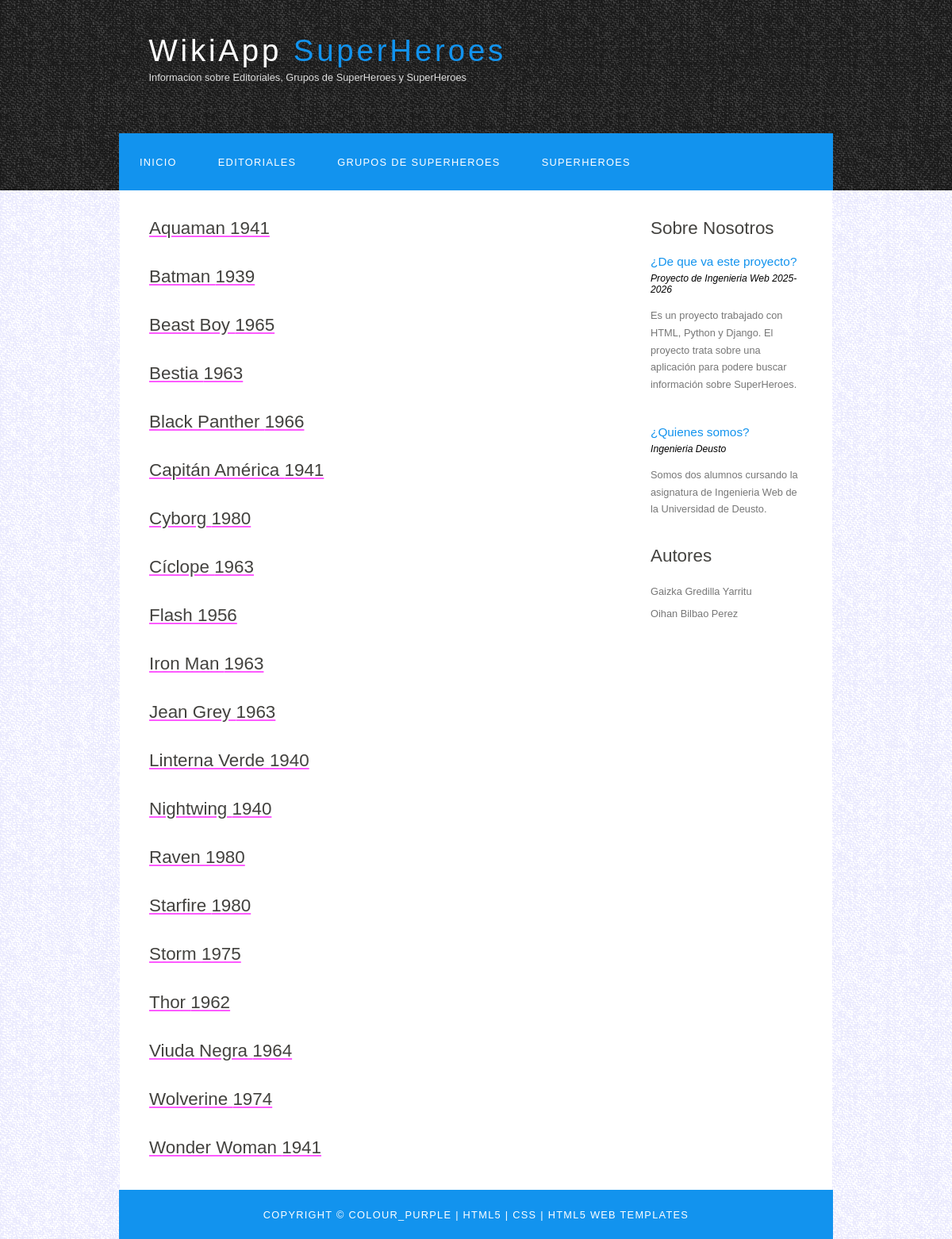
Page /WikiApp/listaSuperHeroes/ on the committed database.
### WikiApp/models.py (models this page shows, shortened)
class SuperHeroe(models.Model):
    nombre = models.CharField(max_length=50)
    poderes = models.CharField(max_length=100)
    Fnacimiento= models.PositiveIntegerField()
    imagenSuperHeroe = models.URLField(max_length=200, blank=True, null=True)

### WikiApp/views.py (the view)
# urls.py: path('listaSuperHeroes/', views.listaSuperHeroe.as_view(),name='listaSuperHeroes'),
class listaSuperHeroe(ListView):
    model= SuperHeroe
    template_name='listasuperheroes.html'
    context_object_name='superheroes_list'
    queryset=SuperHeroe.objects.order_by('nombre')

### WikiApp/templates/listasuperheroes.html
{% extends 'base.html' %}
{% block contenido %}
{% for superheroes in superheroes_list%}
<a href="{% url 'detallesuperheroes' superheroes.id%}">
    <h1> {{ superheroes.nombre }} {{superheroes.Fnacimiento}}</h1>
</a>
{% empty %}
    <p>No hay superheroes disponibles.</p>
{% endfor %}
{% endblock %}

### WikiApp/static/style.css (style rules this page uses)
html { height: 100%; }
* { margin: 0; padding: 0; }
body { font: normal .80em 'trebuchet ms', arial, sans-serif; background: #F0EFE2 url(background.png) repeat; color: #777; }
h1, h2, h3, h4, h5, h6 { font: normal 175% 'century gothic', arial, sans-serif; color: #43423F; margin: 0 0 15px 0; padding: 15px 0 5px 0; }
a, a:hover { outline: none; text-decoration: underline; color: #FD5BFF; }

### rows in the picture
SuperHeroe: nombre "Aquaman", Fnacimiento "1941"
SuperHeroe: nombre "Batman", Fnacimiento "1939"
SuperHeroe: nombre "Beast Boy", Fnacimiento "1965"
SuperHeroe: nombre "Bestia", Fnacimiento "1963"
SuperHeroe: nombre "Black Panther", Fnacimiento "1966"
SuperHeroe: nombre "Capitán América", Fnacimiento "1941"
SuperHeroe: nombre "Cyborg", Fnacimiento "1980"
SuperHeroe: nombre "Cíclope", Fnacimiento "1963"
SuperHeroe: nombre "Flash", Fnacimiento "1956"
SuperHeroe: nombre "Iron Man", Fnacimiento "1963"
SuperHeroe: nombre "Jean Grey", Fnacimiento "1963"
SuperHeroe: nombre "Linterna Verde", Fnacimiento "1940"
SuperHeroe: nombre "Nightwing", Fnacimiento "1940"
SuperHeroe: nombre "Raven", Fnacimiento "1980"
SuperHeroe: nombre "Starfire", Fnacimiento "1980"
SuperHeroe: nombre "Storm", Fnacimiento "1975"
SuperHeroe: nombre "Thor", Fnacimiento "1962"
SuperHeroe: nombre "Viuda Negra", Fnacimiento "1964"
SuperHeroe: nombre "Wolverine", Fnacimiento "1974"
SuperHeroe: nombre "Wonder Woman", Fnacimiento "1941"
